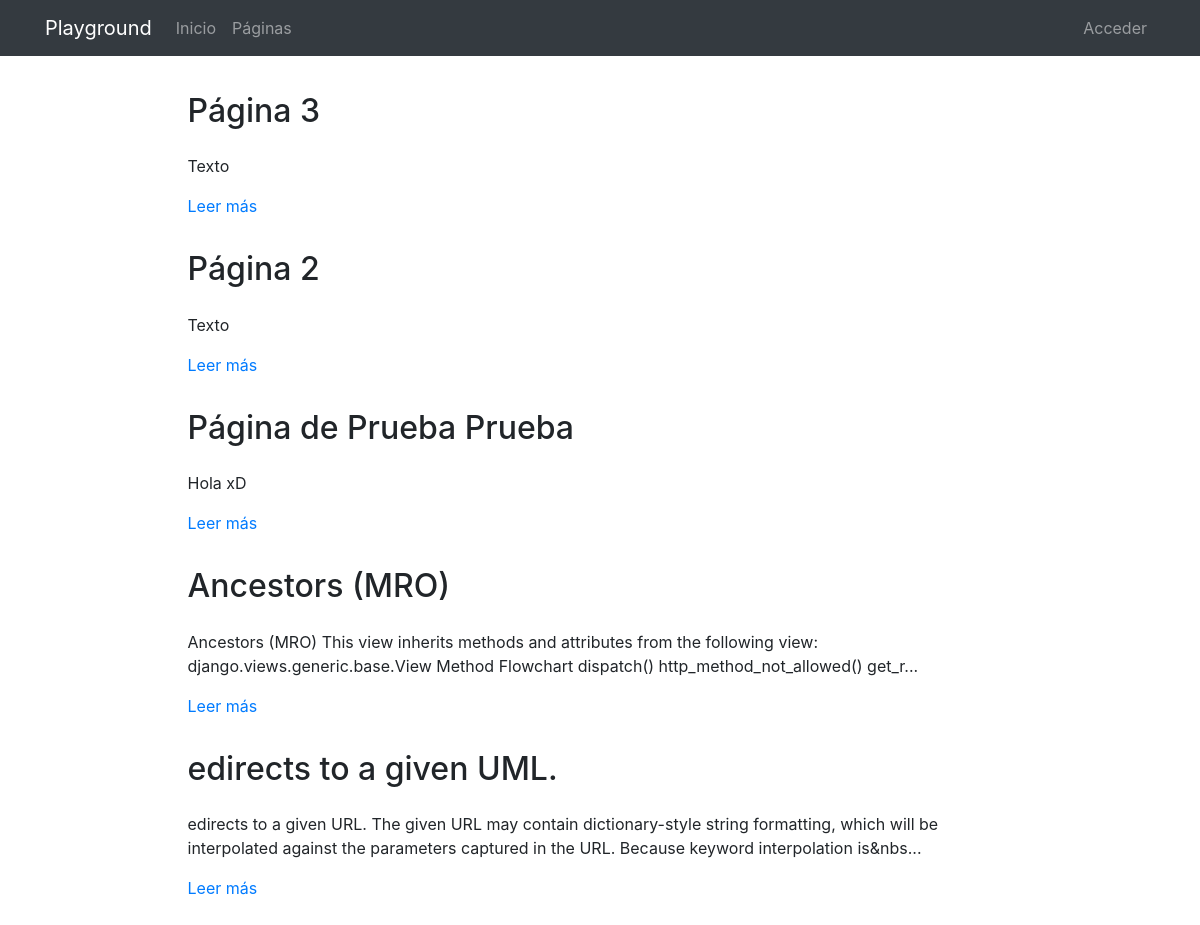
The page /pages/ on the database as committed earlier.
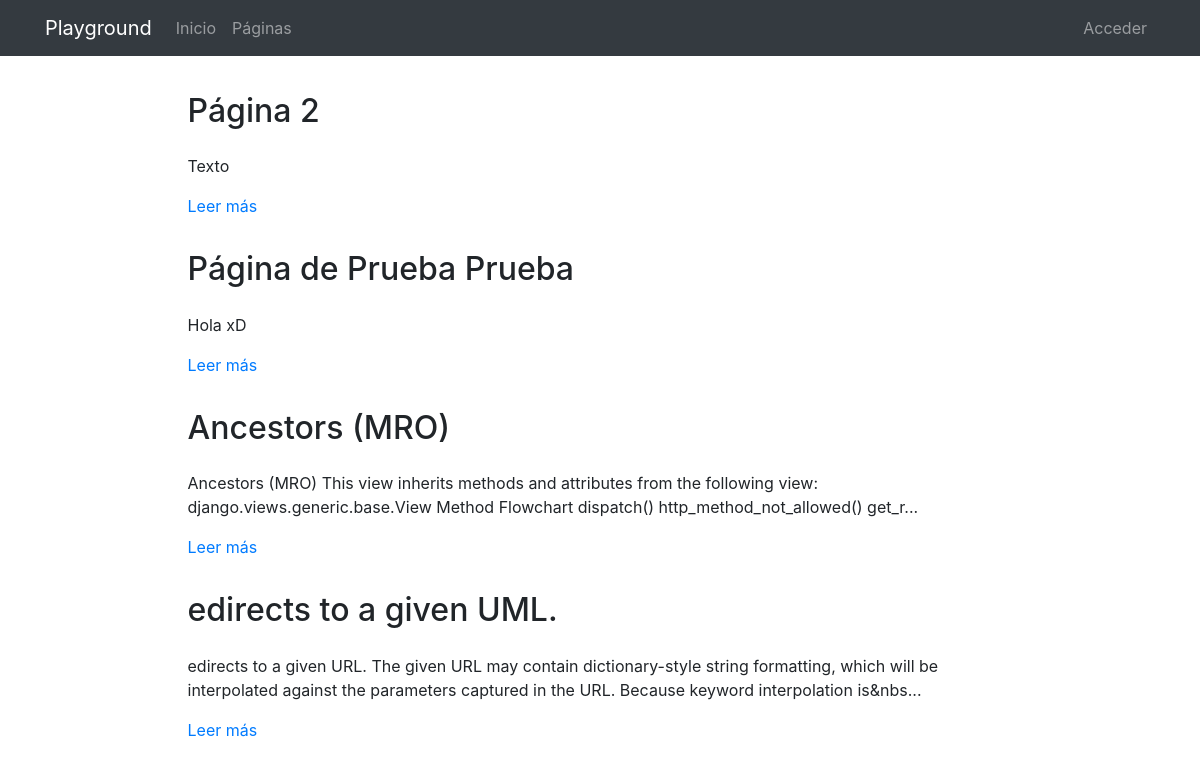
The same page on the database as committed later.
### pages/models.py (models this page shows, shortened)
class Page(models.Model):
    title = models.CharField(verbose_name="Título", max_length=200)
    content = RichTextField(verbose_name="Contenido")
    order = models.SmallIntegerField(verbose_name="Orden", default=0)
    created = models.DateTimeField(auto_now_add=True, verbose_name="Fecha de creación")
    updated = models.DateTimeField(auto_now=True, verbose_name="Fecha de edición")
    class Meta:
        verbose_name = "página"
        verbose_name_plural = "páginas"
        ordering = ['order', 'title']

### pages/views.py (the view)
# urls.py: path('', PageListView.as_view(), name='pages'),
class PageListView(ListView):
    model = Page

### pages/templates/pages/page_list.html (shortened to what this page needs)
{% extends 'core/base.html' %}
{% load static %}
{% block content %}
{% include 'pages/includes/pages_menu.html' %}
<main role="main">
  <div class="container mb-4">
    {% for page in page_list|dictsort:"id"  reversed  %}
      <div class="row mt-3">
        <div class="col-md-9 mx-auto">
          <h2 class="mb-4">{{page.title}}</h2>
          <div>
            <p>{{page.content|striptags|safe|truncatechars:"200"}}</p>
            <p><a href="{% url 'pages:page' page.id page.title|slugify %}">Leer más</a>
            </p>
          </div>
        </div>
      </div>
    {% endfor %}
  </div>
</main>
{% endblock %}

Rows that differ between the two databases and show on the page:
removed Page: title "Página 3", content "Texto"
